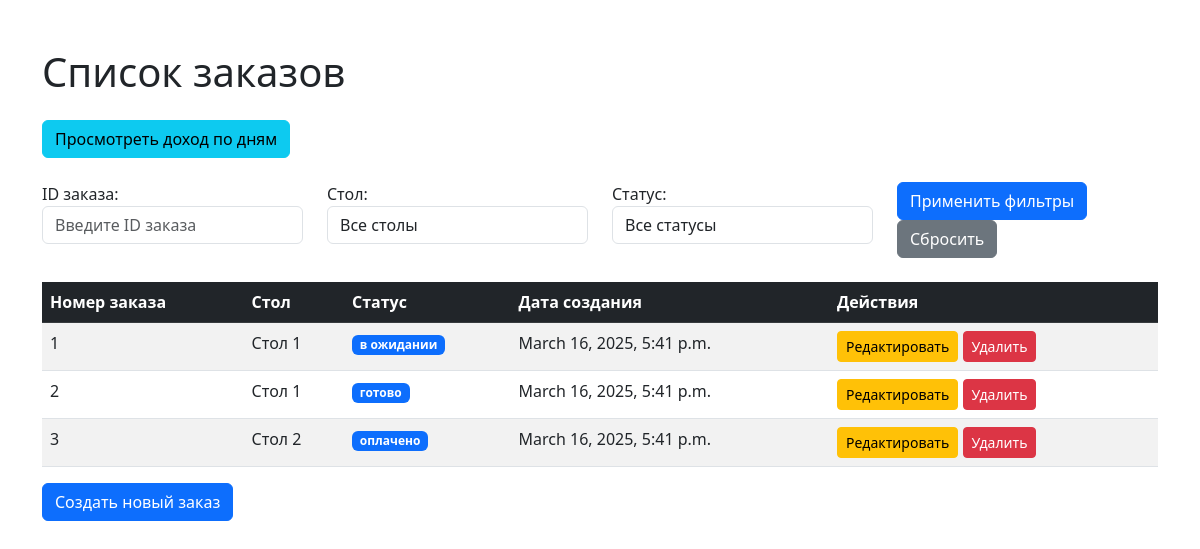
The app's page /, older data.
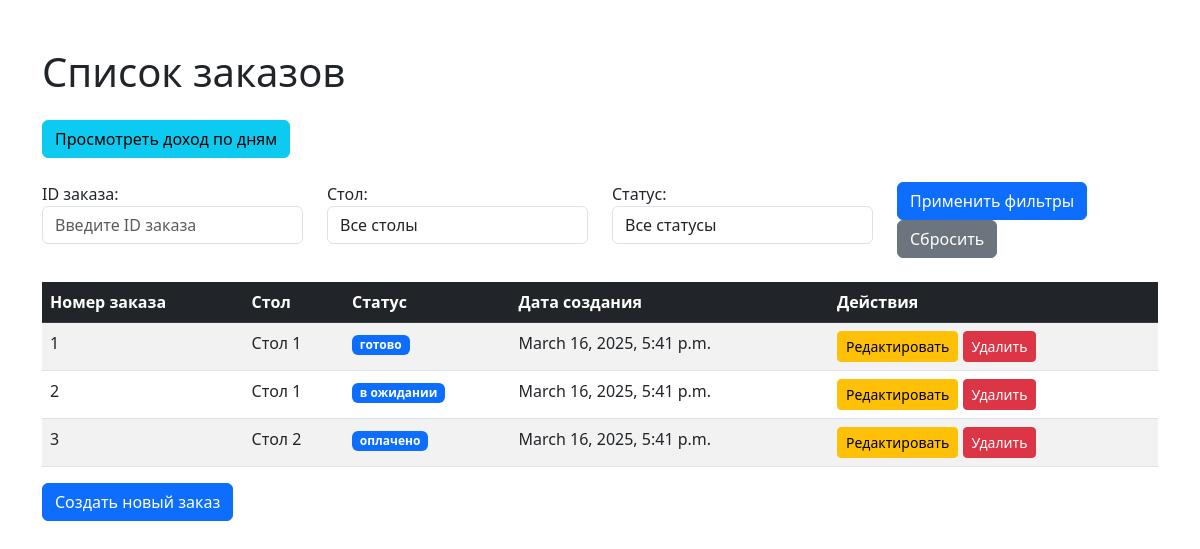
The same page, newer data.
### terminal/models.py (models this page shows, shortened)
class Order(models.Model):
    num = models.IntegerField(blank=True, null=True)
    table = models.ForeignKey(Table, on_delete=models.CASCADE)
    dishes = models.ManyToManyField('Dish', through='OrderDish')
    created_at = models.DateTimeField(auto_now_add=True)
    total_amount = models.DecimalField(max_digits=10, decimal_places=2, default=0)
    status = models.ForeignKey('OrderStatus', on_delete=models.SET_NULL, null=True, blank=True)

class OrderStatus(models.Model):
    name = models.CharField(max_length=100, unique=True)
    description = models.TextField(blank=True, null=True)

class Table(models.Model):
    number = models.CharField(max_length=50, unique=True)  # Номер стола (уникальный)
    description = models.TextField(blank=True, null=True)  # Описание стола (необязательно)
    def __str__(self):
        return f"Стол {self.number}"

### terminal/views.py (the view)
# urls.py: path('', OrderListView.as_view(), name='order_list'),
class OrderListView(ListView):
    model = Order
    template_name = 'terminal/order_list.html'
    context_object_name = 'orders'
    def get_queryset(self):
        queryset = super().get_queryset()
        order_id = self.request.GET.get('order_id')
        table_id = self.request.GET.get('table')
        status_id = self.request.GET.get('status')
        filters = Q()
        if order_id:
            try:
                order_id = int(order_id)
                filters &= Q(num=order_id)
            except ValueError:
                messages.warning(self.request, "Номер заказа должен быть числом.")
        if table_id:
            try:
                table_id = int(table_id)
                filters &= Q(table_id=table_id)
            except ValueError:
                messages.warning(self.request, "Нет такого стола")
        if status_id:
            try:
                status_id = int(status_id)
                filters &= Q(status_id=status_id)
            except ValueError:
                messages.warning(self.request, "Нет такого статуса")
        queryset = queryset.filter(filters)
        return queryset
    def get_context_data(self, **kwargs):
        context = super().get_context_data(**kwargs)
        context['statuses'] = OrderStatus.objects.all()
        context['tables'] = Table.objects.all()
        context['order_id'] = self.request.GET.get('order_id', '')
        context['table_id'] = self.request.GET.get('table', '')
        context['status_id'] = self.request.GET.get('status', '')
        return context

### terminal/templates/terminal/order_list.html (shortened to what this page needs)
{% extends "terminal/base.html" %}
{% block body %}
<div class="container mt-5">
    <h1 class="mb-4">Список заказов</h1>
    <a href="{% url 'income_by_day' %}" class="btn btn-info mb-4">Просмотреть доход по дням</a>
    <form method="get" class="mb-4">
            <div class="row">
                <div class="col">
                    <label for="order_id">ID заказа:</label>
                    <input type="number" id="order_id" name="order_id" class="form-control" placeholder="Введите ID заказа" value="{{ order_id }}">
                </div>
                <div class="col">
                    <label for="table">Стол:</label>
                    <select id="table" name="table" class="form-control">
                        <option value="">Все столы</option>
                    </select>
                </div>
                <div class="col">
                    <label for="status">Статус:</label>
                    <select id="status" name="status" class="form-control">
                        <option value="">Все статусы</option>
                    </select>
                </div>
                <div class="col align-self-end">
                    <button type="submit" class="btn btn-primary">Применить фильтры</button>
                    <a href="{% url 'order_list' %}" class="btn btn-secondary">Сбросить</a>
                </div>
            </div>
        </form>
    <table class="table table-striped table-hover">
        <thead class="table-dark">
            <tr>
                <th>Номер заказа</th>
                <th>Стол</th>
                <th>Статус</th>
                <th>Дата создания</th>
                <th>Действия</th>
            </tr>
        </thead>
        <tbody>
            {% for order in orders %}
            <tr>
                <td>{{ order.num }}</td>
                <td>{{ order.table }}</td>
                <td>
                    {% if order.status %}
                        <span class="badge bg-primary">{{ order.status.name }}</span>
                    {% else %}
                        <span class="badge bg-secondary">Статус не указан</span>
                    {% endif %}
                </td>
                <td>{{ order.created_at }}</td>
                <td>
                    <a href="{% url 'update_order' order.pk %}" class="btn btn-sm btn-warning">Редактировать</a>
                    <a href="{% url 'delete_order' order.pk %}" class="btn btn-sm btn-danger">Удалить</a>
                </td>
            </tr>
            {% endfor %}
        </tbody>
    </table>
    <a href="{% url 'create_order' %}" class="btn btn-primary">Создать новый заказ</a>
</div>
{% endblock %}

Row changes from the older to the newer data that the page shows:
changed Order: status.name "в ожидании" → "готово"
changed Order: status.name "готово" → "в ожидании"
